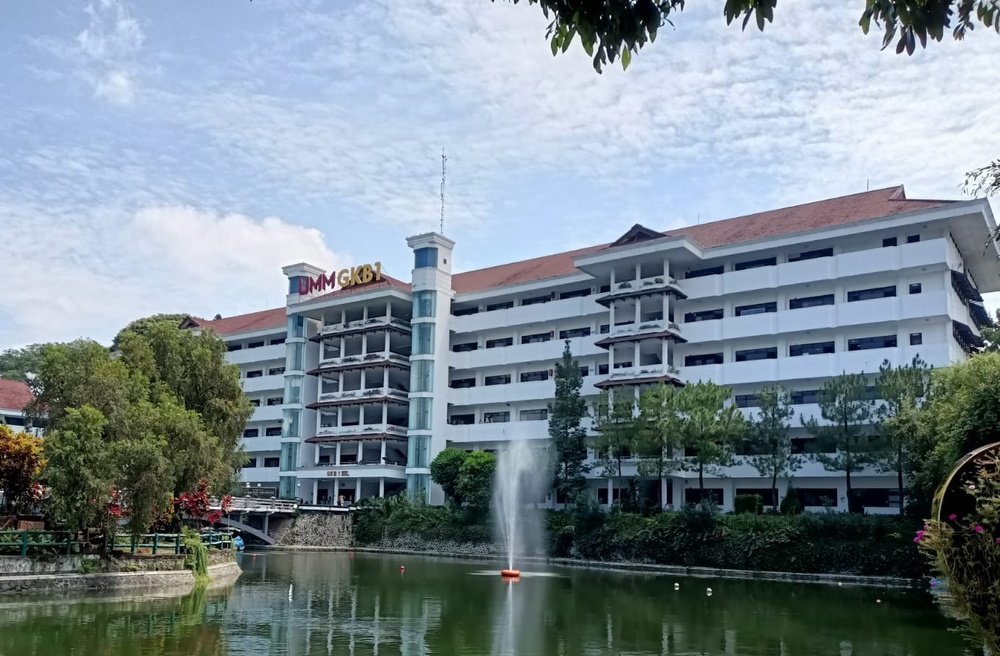
#> input picture Modul 6/Kegiatan1/Background/UMM.jpg, 1000 x 656 px, shrunk from 1383 x 907 before the run, found by its file name
$ python Percobaan1.py
#> lines starting #> are read from the running program, lines starting #| are printed output that depends on the picture
from PIL import Image, ImageDraw, ImageFont

gambarku = Image.open("C:/Users/ASUS/OneDrive/Documents/IT 5/PEMROGRAMAN FUNGSIONAL G/Modul 6/Modul 6/Kegiatan1/Background/UMM.jpg")
#> gambarku is the input picture: PIL image 1000x656 RGB; mean R, G, B 121.7, 135.6, 144.1
gambarBW = gambarku.convert("L")
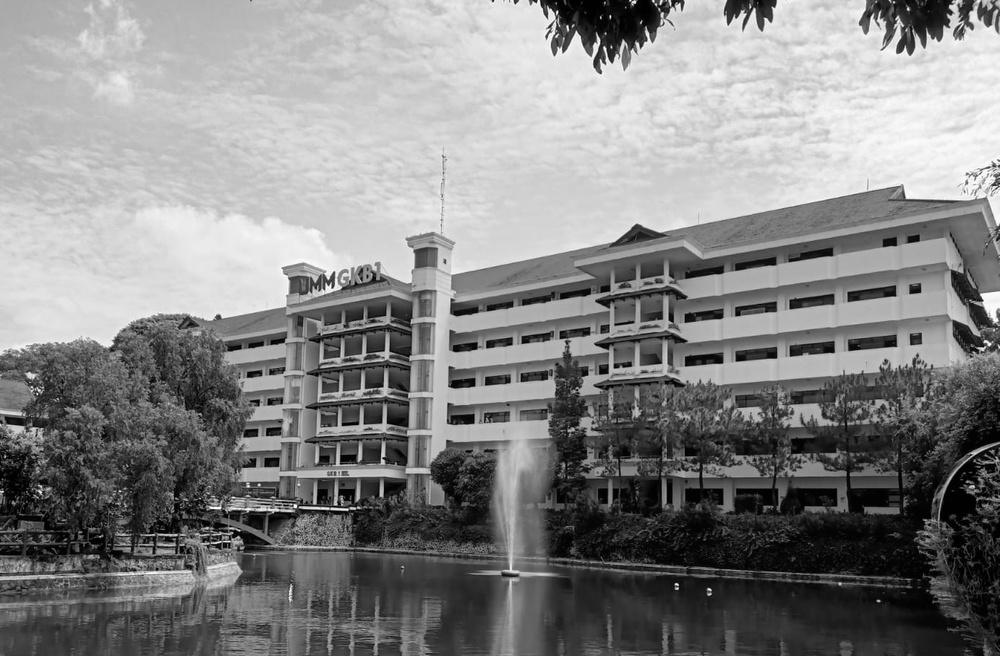
#> gambarBW: PIL image 1000x656 L; min 0, max 255, mean 132.5

draw = ImageDraw.Draw(gambarBW)
font_path = r"C:/Users/ASUS/OneDrive/Documents/IT 5/PEMROGRAMAN FUNGSIONAL G/Modul 6/Modul 6/Kegiatan1/Arial.ttf"
font_size = 24

# Try to load the font
try:
    font = ImageFont.truetype(font_path, font_size)
except IOError:
    # Handle the case where the font file cannot be loaded
    print(f"Error loading font from {font_path}")
    font = ImageFont.load_default()

text = "Nama: Dinar Maharani\nNIM: 202110370311038"

# Get the size of the text bounding box using the font object
text_bbox = draw.textbbox((0, 0), text, font=font)
#> text_bbox = (0, 5, 290, 50)
text_width, text_height = text_bbox[2] - text_bbox[0], text_bbox[3] - text_bbox[1]
#> text_width = 290; text_height = 45

# Calculate the center position
center_x = (gambarku.width - text_width) // 2
#> center_x = 355
center_y = (gambarku.height - text_height) // 2
#> center_y = 305

draw.text((center_x, center_y), text, font=font)

gambarBW.save("percobaan_satu.jpg")
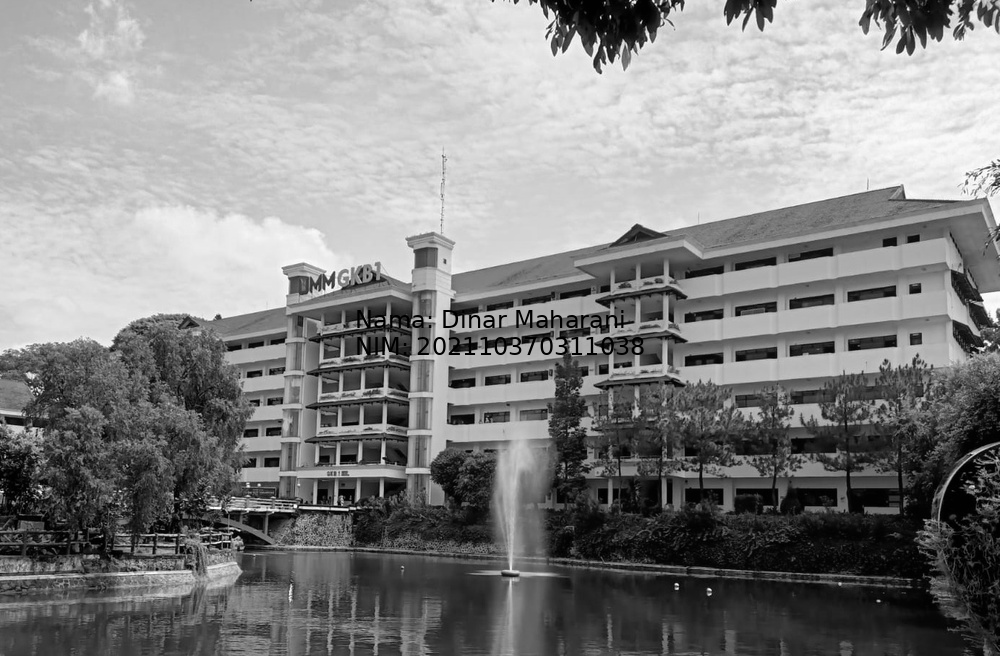
#> saved as percobaan_satu.jpg: PIL image 1000x656 L; min 0, max 255, mean 131.9
gambarBW.show()
